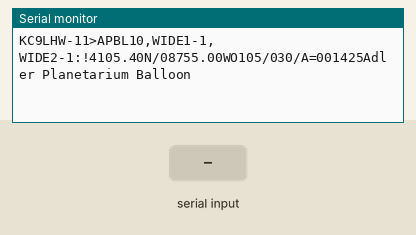
Simulated run of this sketch. Board: Arduino Uno, built with avr-gcc and run on an emulated ATmega328P. Shown: the last lines printed to the serial monitor. The test bench sets the inputs (shaded band).

Above: at 1.2 s.
1.3 s: "1\n" received over Serial
At 2.5 s:
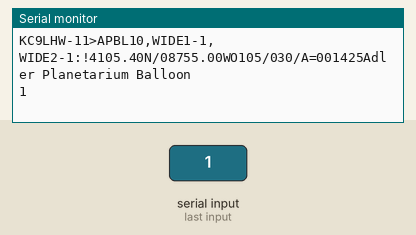
2.8 s: "0\n" received over Serial
At 3.6 s:
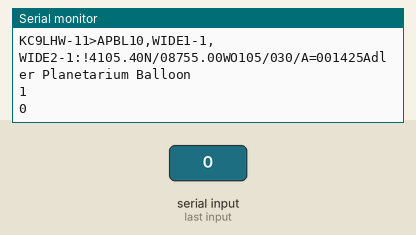

Measured:
- after the input at 1.3 s, the serial monitor: prints a new line at once (image 1)
- after the input at 2.8 s, the serial monitor: prints a new line at once (image 2)

The sketch:

SimpleAPRSEmu.ino
```cpp
#include <MsTimer2.h>
String ident1 = "KC9LHW-11";
String ident2 = "KC9LIG-11";
String prefix = ">APBL10,WIDE1-1,WIDE2-1:!";
String comment = "Adler Planetarium Balloon";
String aprs_str1 = "KC9LHW-11>APBL10,WIDE1-1,WIDE2-1:!4106.18N/08755.31WO309/022/A=005939Adler Planetarium Balloon";
String aprs_str2 = "KC9LIG-11>APBL10,WIDE1-1,WIDE2-1:!4106.20N/08755.20WO311/022/A=006000Adler Planetarium Balloon";
String inStr = "";
byte inByte;
char inChar;
boolean timesUp, altFlg;

float startLat = 41.09; // degrees
float startLon = -87.9167100; // degrees
float startAlt = 434.3; // m

float earth_radius = 6.7E6; // m
float latScale = 1.124E5; // m/deg
float knots2mps = 0.51444444444;
float ft2m = 0.3048;
float deg2rad = 3.1415927 / 180.0;
float vAscent = 6; // m/sec
float vDescent = -12; // m/sec
float altBurst = 3e4; // m
boolean isBurst;
float vWind = 30; // m/sec
float vWindAngle = 105; // 0-360 deg east of north => tan( vx/vy )
float vx, vy, vz; // x=>lon, y=>lat, z=>alt
float position1[3] = {startLon, startLat, startAlt};
float position2[3] = {startLon, startLat, startAlt};
int tUpdate = 30; // seconds
int speedup = 4;

unsigned long timeNow, timeLast;

void setup() {
  MsTimer2::set( round( 1000.0 * tUpdate / ( 1.0 * speedup) ), sendString );
  Serial.begin(9600);
  Serial.flush();
  delay(1);
  timeLast = millis();
  vx = vWind * sin( vWindAngle * deg2rad );
  vy = vWind * cos( vWindAngle * deg2rad );
  vz = vAscent;
  Serial.println( aprs_str( ident1 ) );
  timesUp = false;
  altFlg = false;
  isBurst = false;
  MsTimer2::start();
}

void loop() {

  if ( Serial.available() > 0 ) {

    inChar = (char)Serial.read();

    // Check for a CTRL-<x> and loop back something readable
    // unless it's a CR BS or LF.
    // If CR add a LF in case the terminal isn't sending them.
    // If LF (^J), put it through.
    // If BS, erase the character

    if (inChar == '\r') { //Terminal sent a CR, add LF

      Serial.write( '\n' );Serial.write( inChar );
      inStr = "";

     } else if ( inChar == '\n' ) { //Line Feed only, send it.

      Serial.write( inChar );
      inStr += inChar;

    } else if ( (byte)inChar == (char)0x08 ) { // BS, erase the char.

      Serial.write( inChar );Serial.write( '\x20' );Serial.write( inChar );
      inStr = inStr.substring( 0, inStr.length() - 1 );

    } else if ( (byte)inChar < 0x20 ) {

      inChar = (char)((byte)inChar + 0x40);
      Serial.write( '^' );Serial.write( inChar );
      inStr += '^';inStr += inChar;

    } else {

      Serial.write( inChar );
      inStr += inChar;

    }

    Serial.flush();

  }

  if ( timesUp ) {
    updatePosition();
    if ( altFlg ) {
      Serial.println( aprs_str( ident1 ) );
    } else {
      Serial.println( aprs_str( ident2 ) );
    }
    altFlg = !altFlg;
    timesUp = false;
  }

  if ( !isBurst && position1[2] > altBurst ) {
    vz = vDescent;
    isBurst = true;
  }

  if ( isBurst && position1[2] < startAlt ) {
    vx = 0.0;
    vy = 0.0;
    vz = 0.0;
  }

}

String aprs_str( String ident ) {

  return  ident + prefix +
          latToString( position1[1] ) + "/" +
          lonToString( position1[0] ) + "O" +
          headingToString( vx, vy ) + "/" +
          gndSpeedToString( vWind ) + "/A=" +
          altToString( position1[2] ) + comment;
}

String headingToString( float velx, float vely ) {
  float angle = ( atan2( velx, vely ) ) / deg2rad;
  if ( angle < 0 ) angle += 180.0;
  String angleStr = String( round( angle ) );
  return zeroPad( angleStr, 3 );
}

String gndSpeedToString( float speed ) {
  String speedStr = String( round( speed ) );
  return zeroPad( speedStr, 3 );
}

String altToString( float alt ) {
  String altStr = String( round( alt / ft2m ) );
  return zeroPad( altStr, 6 );
}

void updatePosition( ) {
  timeNow = millis();
  float deltaT = speedup * ( timeNow - timeLast ) / 1000.0;
  timeLast = timeNow;
  addToLatLonAlt( deltaT * vy, deltaT * vx, deltaT * vz );
}

void addToLatLonAlt( float dy, float dx, float dz ) {
  position1[0] += dx * cos( position1[1] * deg2rad ) / latScale;
  position1[1] += dy / latScale;
  position1[2] += dz;
}

String latToString( float lat ) {
  char dir = 'N';
  if ( lat < 0.0 ) dir = 'S';
  int deg = (int)abs( lat );
  int mins = round( 100.0 * ( 60.0 * ( abs( lat ) - (float)deg ) ) );
  String degStr = String( deg );
  String minStr = String( mins );
  // Leading zero-fills
  degStr = zeroPad( degStr, 2 );
  minStr = zeroPad( minStr, 4 );
  return degStr + minStr.substring( 0, 2 )
         + '.' + minStr.substring( 2 ) + dir;
}

String lonToString( float lon ) {
  char dir = 'E';
  if ( lon < 0.0 ) dir = 'W';
  int deg = (int)abs( lon );
  String degStr = String( deg );
  int mins = (int)round( 100 * ( 60.0 * ( abs( lon ) - deg ) ) );
  String minStr = String( mins );
  // Leading zero-fills
  degStr = zeroPad( degStr, 3 );
  minStr = zeroPad( minStr, 4 );
  return degStr + minStr.substring( 0, 2 )
         + '.' + minStr.substring( 2 ) + dir;
}

String zeroPad( String str, int strLen ) {
  int len = str.length();
  for ( int i = 0 ; i < strLen - len ; i++ ) {
    str = "0" + str;
  }
  return str;
}
void sendString() {
  timesUp = true;
}
```
